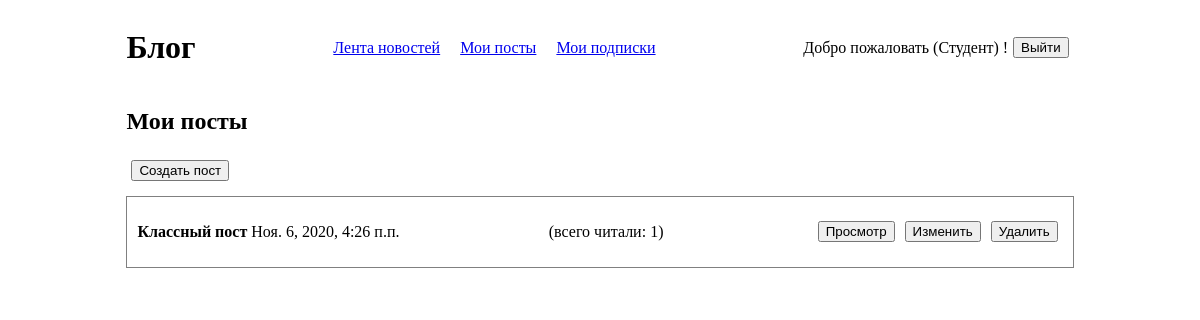
Screenshot of /posts/list/ (signed in) with the database file from the repository.
### posts/models.py (models this page shows, shortened)
class Post(models.Model):
    author = models.ForeignKey(
        User,
        on_delete=models.CASCADE,
        verbose_name='Автор')
    title = models.CharField('Заголовок', max_length=150)
    content = models.TextField('Текст', max_length=10000)
    date = models.DateTimeField('Дата публикации', auto_now_add=True)
    users_read = models.ManyToManyField(
        User,
        related_name='post_read',
        blank=True,
        verbose_name='Пост читали')
    class Meta:
        ordering = ['-date']
        verbose_name = ('Пост пользователя')
        verbose_name_plural = ('Посты пользователей')

### posts/views.py (the view)
# urls.py: path('list/', PostListView.as_view(), name='list'),
class PostListView(LoginRequiredMixin, ListView):
    model = Post
    template_name = 'posts/list.html'
    context_object_name = 'posts'
    def get_queryset(self):
        qs = super().get_queryset()
        return qs.filter(author=self.request.user)

### templates/posts/list.html
{% extends 'user/main.html' %}
{% block content %}
	<h2>Мои посты</h2>
	<form action="{% url 'posts:create' %}">
		<button type="submit">Создать пост</button>
	</form>
	{% if posts %}
		{% for post in posts %}
		<div class="post">
			<div class="post_info">
				<b>{{ post.title }}</b>
				{{ post.date }}
			</div>
			{% if post.users_read.count %}
				<p>(всего читали: {{ post.users_read.count }})</p>
			{% endif %}
			<div class="button_block">
				<form action="{% url 'posts:detail' pk=post.pk %}">
					<button type="submit">Просмотр</button>
				</form>
				<form action="{% url 'posts:update' pk=post.pk %}">
					<button type="submit">Изменить</button>
				</form>
				<form action="{% url 'posts:delete' pk=post.pk %}">
					<button type="submit">Удалить</button>
				</form>
			</div>
		</div>
		{% endfor %}
	{% else %}
		<p>У вас нет постов</p>
	{% endif %}
{% endblock %}

### templates/user/navbar.html (shortened to what this page needs)
<div class="container">
	<div class="navbar">
		<div class="navbar-logo">
			<h1>Блог</h1>
		</div>
		<div class="navbar-block">
			{% if user.is_authenticated %}
			<a href="{% url 'subscribers:news' %}">Лента новостей</a>
			<a href="{% url 'posts:list' %}">Мои посты</a>
			<a href="{% url 'subscribers:list' %}">Мои подписки</a>
			{% endif %}
		</div>
		<div class="navbar-block">
			{% if user.is_authenticated %}
				<p>Добро пожаловать ({{ user.username }}) !</p>
				<form action="{% url 'user:logout' %}">
					<button type="submit">Выйти</button>
				</form>
			{% else %}
				<a href="{% url 'user:login' %}">Вход</a>
			{% endif %}
		</div>
	</div>
</div>

### static/css/style.css (style rules this page uses)
button { margin: 5px; }
.container { width: 80%; margin: auto; height: auto; }
.navbar-logo { margin-right: 10px; }
.navbar { display: flex; align-items: center; justify-content: space-between; flex-wrap: wrap; }
.navbar-block { display: flex; align-items: center; justify-content: space-between; flex-wrap: wrap; }
.navbar-block a { margin-right: 20px; }
.post { padding: 10px; margin: 10px 0; border: 1px solid grey; display: flex; justify-content: space-between; align-items: center; flex-wrap: wrap; }
.button_block { display: flex; flex-direction: row; flex-wrap: wrap; align-items: center; }

### rows the page displays
Post: title "Классный пост", date "Ноя. 6, 2020, 4:26 п.п.", users_read.count "1"

### other values shown
{{ user.username }} "Студент"
